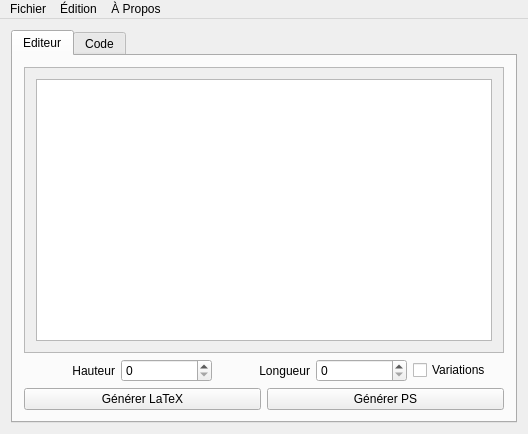
<?xml version="1.0" encoding="UTF-8"?>
<ui version="4.0">
 <class>MainWindow</class>
 <widget class="QMainWindow" name="MainWindow">
  <property name="geometry">
   <rect>
    <x>0</x>
    <y>0</y>
    <width>528</width>
    <height>434</height>
   </rect>
  </property>
  <property name="windowTitle">
   <string>QTabVar</string>
  </property>
  <property name="windowIcon">
   <iconset>
    <normaloff>icons/qtabvar.png</normaloff>icons/qtabvar.png</iconset>
  </property>
  <widget class="QWidget" name="centralWidget">
   <property name="sizePolicy">
    <sizepolicy hsizetype="Expanding" vsizetype="Expanding">
     <horstretch>0</horstretch>
     <verstretch>0</verstretch>
    </sizepolicy>
   </property>
   <layout class="QVBoxLayout" name="verticalLayout">
    <item>
     <layout class="QHBoxLayout" name="horizontalLayout">
      <property name="sizeConstraint">
       <enum>QLayout::SetDefaultConstraint</enum>
      </property>
      <item>
       <widget class="QTabWidget" name="tabWidget">
        <property name="currentIndex">
         <number>0</number>
        </property>
        <widget class="QWidget" name="tab">
         <attribute name="title">
          <string>Editeur</string>
         </attribute>
         <layout class="QVBoxLayout" name="verticalLayout_2">
          <item>
           <widget class="QScrollArea" name="scrollArea">
            <property name="widgetResizable">
             <bool>true</bool>
            </property>
            <widget class="QWidget" name="scrollAreaWidgetContents">
             <property name="geometry">
              <rect>
               <x>0</x>
               <y>0</y>
               <width>478</width>
               <height>252</height>
              </rect>
             </property>
             <layout class="QVBoxLayout" name="verticalLayout_3">
              <item>
               <widget class="QTableView" name="tableau"/>
              </item>
             </layout>
            </widget>
           </widget>
          </item>
          <item>
           <layout class="QHBoxLayout" name="horizontalLayout_3">
            <item>
             <widget class="QLabel" name="hauteurLabel">
              <property name="text">
               <string>Hauteur</string>
              </property>
              <property name="alignment">
               <set>Qt::AlignRight|Qt::AlignTrailing|Qt::AlignVCenter</set>
              </property>
             </widget>
            </item>
            <item>
             <widget class="QSpinBox" name="hauteurSpinbox"/>
            </item>
            <item>
             <widget class="QLabel" name="longueurLabel">
              <property name="text">
               <string>Longueur</string>
              </property>
              <property name="alignment">
               <set>Qt::AlignRight|Qt::AlignTrailing|Qt::AlignVCenter</set>
              </property>
             </widget>
            </item>
            <item>
             <widget class="QSpinBox" name="longueurSpinbox"/>
            </item>
            <item>
             <widget class="QCheckBox" name="variationBox">
              <property name="text">
               <string>Variations</string>
              </property>
             </widget>
            </item>
           </layout>
          </item>
          <item>
           <layout class="QHBoxLayout" name="horizontalLayout_2">
            <item>
             <widget class="QPushButton" name="getCode">
              <property name="text">
               <string>Générer LaTeX</string>
              </property>
             </widget>
            </item>
            <item>
             <widget class="QPushButton" name="getPS">
              <property name="text">
               <string>Générer PS</string>
              </property>
             </widget>
            </item>
           </layout>
          </item>
         </layout>
        </widget>
        <widget class="QWidget" name="tab_2">
         <attribute name="title">
          <string>Code</string>
         </attribute>
         <layout class="QVBoxLayout" name="verticalLayout_5">
          <item>
           <layout class="QVBoxLayout" name="verticalLayout_4">
            <item>
             <widget class="QTextEdit" name="codeEdit"/>
            </item>
           </layout>
          </item>
          <item>
           <layout class="QHBoxLayout" name="horizontalLayout_4">
            <item>
             <widget class="QPushButton" name="effacerButton">
              <property name="text">
               <string>Effacer</string>
              </property>
             </widget>
            </item>
            <item>
             <widget class="QPushButton" name="exporterButton">
              <property name="text">
               <string>Exporter</string>
              </property>
             </widget>
            </item>
           </layout>
          </item>
         </layout>
        </widget>
       </widget>
      </item>
     </layout>
    </item>
   </layout>
  </widget>
  <widget class="QMenuBar" name="menuBar">
   <property name="geometry">
    <rect>
     <x>0</x>
     <y>0</y>
     <width>528</width>
     <height>29</height>
    </rect>
   </property>
   <widget class="QMenu" name="menuFichier">
    <property name="title">
     <string>Fichier</string>
    </property>
    <addaction name="separator"/>
    <addaction name="actionQuitter"/>
   </widget>
   <widget class="QMenu" name="menu_dition">
    <property name="title">
     <string>Édition</string>
    </property>
    <addaction name="actionAdapter_le_tableau"/>
    <addaction name="actionG_n_rer_le_tableau"/>
   </widget>
   <widget class="QMenu" name="menu_Propos">
    <property name="title">
     <string>À Propos</string>
    </property>
    <addaction name="actionCr_dits"/>
   </widget>
   <addaction name="menuFichier"/>
   <addaction name="menu_dition"/>
   <addaction name="menu_Propos"/>
  </widget>
  <action name="actionQuitter">
   <property name="text">
    <string>Quitter</string>
   </property>
   <property name="shortcut">
    <string>Ctrl+Q</string>
   </property>
  </action>
  <action name="actionAdapter_le_tableau">
   <property name="text">
    <string>Adapter le tableau</string>
   </property>
   <property name="shortcut">
    <string>Ctrl+U</string>
   </property>
  </action>
  <action name="actionG_n_rer_le_tableau">
   <property name="text">
    <string>Générer le code</string>
   </property>
   <property name="shortcut">
    <string>Ctrl+G</string>
   </property>
  </action>
  <action name="actionCr_dits">
   <property name="text">
    <string>Crédits</string>
   </property>
  </action>
 </widget>
 <layoutdefault spacing="6" margin="11"/>
 <resources/>
 <connections>
  <connection>
   <sender>actionQuitter</sender>
   <signal>triggered()</signal>
   <receiver>MainWindow</receiver>
   <slot>close()</slot>
   <hints>
    <hint type="sourcelabel">
     <x>-1</x>
     <y>-1</y>
    </hint>
    <hint type="destinationlabel">
     <x>263</x>
     <y>216</y>
    </hint>
   </hints>
  </connection>
 </connections>
</ui>
